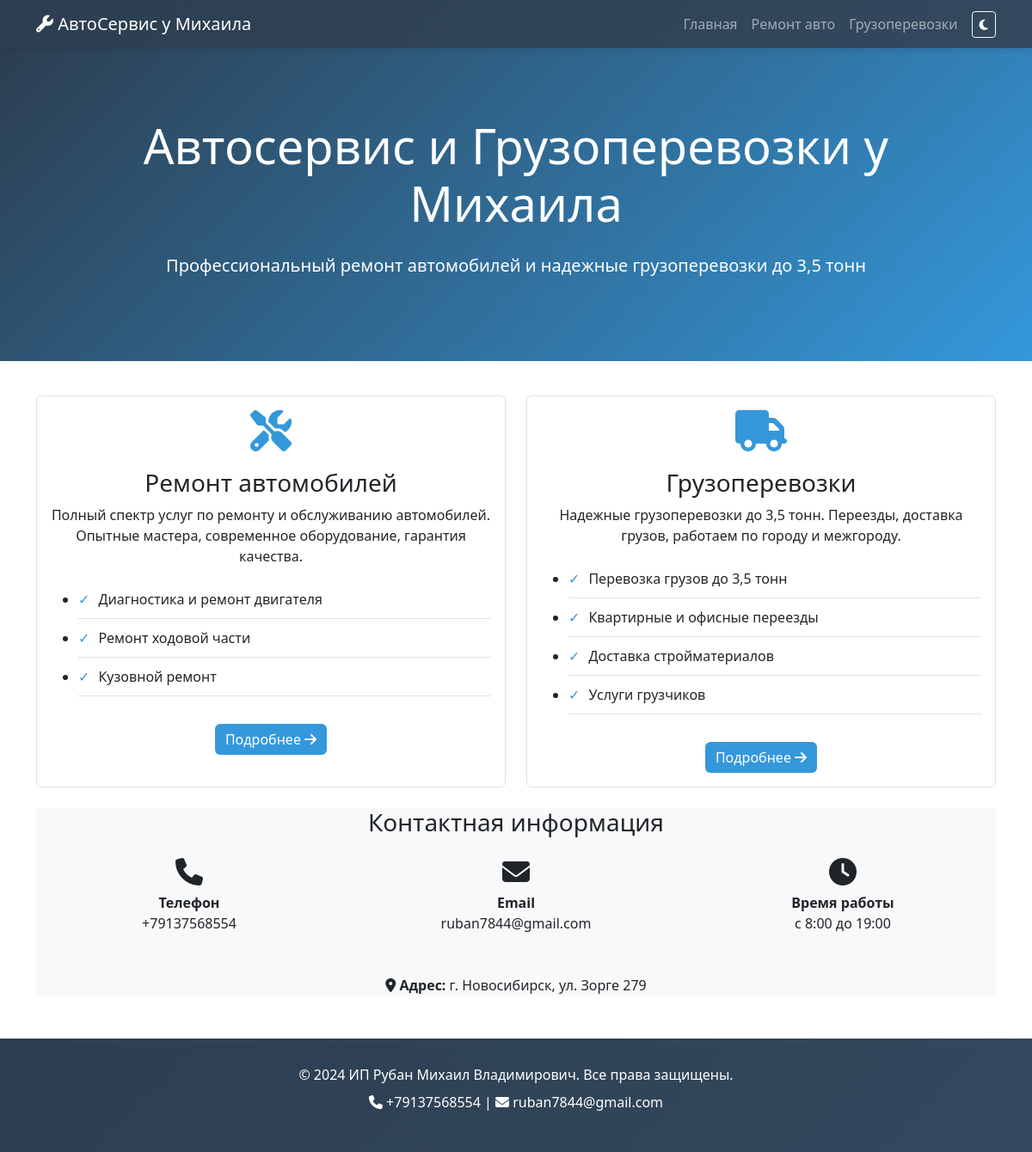
The page / on the database its author committed.
### services/models.py (models this page shows, shortened)
class ContactInfo(models.Model):
    phone = models.CharField(max_length=20, verbose_name='Телефон')
    email = models.EmailField(verbose_name='Email')
    address = models.CharField(max_length=200, verbose_name='Адрес', blank=True)
    work_hours = models.CharField(max_length=100, verbose_name='Часы работы')
    class Meta:
        verbose_name = 'Контактная информация'
        verbose_name_plural = 'Контактная информация'

### services/views.py (the view)
# urls.py: path('', views.home, name='home'),
def home(request):
    contact = ContactInfo.objects.first()
    return render(request, 'services/home.html', {'contact': contact})

### services/templates/services/home.html (shortened to what this page needs)
{% extends 'services/base.html' %}
{% block content %}
<div class="hero">
    <div class="container text-center">
        <h1 class="display-4 mb-4">Автосервис и Грузоперевозки у Михаила</h1>
        <p class="lead">Профессиональный ремонт автомобилей и надежные грузоперевозки до 3,5 тонн</p>
    </div>
</div>
<div class="container">
    <div class="row">
        <div class="col-md-6 mb-4">
            <div class="card service-card h-100">
                <div class="card-body text-center">
                    <i class="fas fa-tools service-icon"></i>
                    <h3 class="card-title">Ремонт автомобилей</h3>
                    <p class="card-text">
                        Полный спектр услуг по ремонту и обслуживанию автомобилей.
                        Опытные мастера, современное оборудование, гарантия качества.
                    </p>
                    <ul class="service-list text-start">
                        <li>Диагностика и ремонт двигателя</li>
                        <li>Ремонт ходовой части</li>
                        <li>Кузовной ремонт</li>
                    </ul>
                    <a href="{% url 'auto_repair' %}" class="btn btn-primary mt-3">
                        Подробнее <i class="fas fa-arrow-right"></i>
                    </a>
                </div>
            </div>
        </div>
        <div class="col-md-6 mb-4">
            <div class="card service-card h-100">
                <div class="card-body text-center">
                    <i class="fas fa-truck service-icon"></i>
                    <h3 class="card-title">Грузоперевозки</h3>
                    <p class="card-text">
                        Надежные грузоперевозки до 3,5 тонн. Переезды, доставка грузов,
                        работаем по городу и межгороду.
                    </p>
                    <ul class="service-list text-start">
                        <li>Перевозка грузов до 3,5 тонн</li>
                        <li>Квартирные и офисные переезды</li>
                        <li>Доставка стройматериалов</li>
                        <li>Услуги грузчиков</li>
                    </ul>
                    <a href="{% url 'cargo_transport' %}" class="btn btn-primary mt-3">
                        Подробнее <i class="fas fa-arrow-right"></i>
                    </a>
                </div>
            </div>
        </div>
    </div>
    {% if contact %}
    <div class="contact-info">
        <h3 class="text-center mb-4">Контактная информация</h3>
        <div class="row text-center">
            <div class="col-md-4 mb-3">
                <i class="fas fa-phone fa-2x mb-2"></i>
                <p class="mb-0"><strong>Телефон</strong></p>
                <p>{{ contact.phone }}</p>
            </div>
            <div class="col-md-4 mb-3">
                <i class="fas fa-envelope fa-2x mb-2"></i>
                <p class="mb-0"><strong>Email</strong></p>
                <p>{{ contact.email }}</p>
            </div>
            <div class="col-md-4 mb-3">
                <i class="fas fa-clock fa-2x mb-2"></i>
                <p class="mb-0"><strong>Время работы</strong></p>
                <p>{{ contact.work_hours }}</p>
            </div>
        </div>
        {% if contact.address %}
        <div class="text-center mt-3">
            <i class="fas fa-map-marker-alt"></i>
            <strong>Адрес:</strong> {{ contact.address }}
        </div>
        {% endif %}
    </div>
    {% endif %}
</div>
{% endblock %}

### services/templates/services/base.html (shortened to what this page needs)
<!DOCTYPE html>
<html lang="ru">
<head>
    <link href="https://cdn.jsdelivr.net/npm/bootstrap@5.3.0/dist/css/bootstrap.min.css" rel="stylesheet">
    <link rel="stylesheet" href="https://cdnjs.cloudflare.com/ajax/libs/font-awesome/6.4.0/css/all.min.css">
</head>
</body>
</html>
<body>
    <nav class="navbar navbar-expand-lg navbar-dark">
        <div class="container">
            <a class="navbar-brand" href="{% url 'home' %}">
                <i class="fas fa-wrench"></i> АвтоСервис у Михаила
            </a>
            <div class="collapse navbar-collapse" id="navbarNav">
                <ul class="navbar-nav ms-auto align-items-center">
                        <li class="nav-item"><a class="nav-link" href="{% url 'home' %}">Главная</a></li>
                        <li class="nav-item"><a class="nav-link" href="{% url 'auto_repair' %}">Ремонт авто</a></li>
                        <li class="nav-item"><a class="nav-link" href="{% url 'cargo_transport' %}">Грузоперевозки</a></li>
                        <li class="nav-item ms-2">
                        <button id="theme-toggle" class="btn btn-outline-light btn-sm" title="Сменить тему">
                        </button>
                    </li>
                </ul>
            </div>
        </div>
    </nav>
    {% block content %}{% endblock %}
    <footer>
        <div class="container text-center">
            <p class="mb-0">&copy; 2024 ИП Рубан Михаил Владимирович. Все права защищены.</p>
            {% if contact %}
                <p class="mt-2">
                    <i class="fas fa-phone"></i> {{ contact.phone }} |
                    <i class="fas fa-envelope"></i> {{ contact.email }}
                </p>
            {% endif %}
        </div>
    </footer>
</body>
</html>

### services/templates/services/base.html (style rules this page uses)
:root { --primary-color: #2c3e50; --accent-color: #3498db; --bg-color: #ffffff; --text-color: #212529; --card-bg: #ffffff; --muted-bg: #f8f9fa; --border-color: #dee2e6; --navbar-bg: linear-gradient(135deg, #2c3e50 0%, #34495e 100%); --hero-bg: linear-gradient(135deg, #2c3e50 0%, #3498db 100%); }
body { background-color: var(--bg-color); color: var(--text-color); transition: background-color 0.3s, color 0.3s; font-family: 'Segoe UI', Tahoma, Geneva, Verdana, sans-serif; }
.navbar { background: var(--navbar-bg) !important; box-shadow: 0 2px 10px rgba(0,0,0,0.1); }
.hero { background: var(--hero-bg); color: white; padding: 80px 0; margin-bottom: 40px; }
.card, .service-card { background-color: var(--card-bg); color: var(--text-color); border: 1px solid var(--border-color); transition: transform 0.3s; }
.contact-info, .bg-light { background-color: var(--muted-bg) !important; color: var(--text-color); }
footer { background: var(--navbar-bg); color: white; padding: 30px 0; margin-top: 50px; }
.service-list li { border-bottom: 1px solid var(--border-color); padding: 10px 0; }
.service-list li:before { content: "✓"; color: var(--accent-color); margin-right: 10px; }
.btn-primary { background-color: var(--accent-color); border: none; }
.service-icon { font-size: 3rem; color: var(--accent-color); margin-bottom: 20px; }

### rows shown on the page
ContactInfo: phone "+79137568554", email "ruban7844@gmail.com", work_hours "с 8:00 до 19:00", address "г. Новосибирск, ул. Зорге 279"
